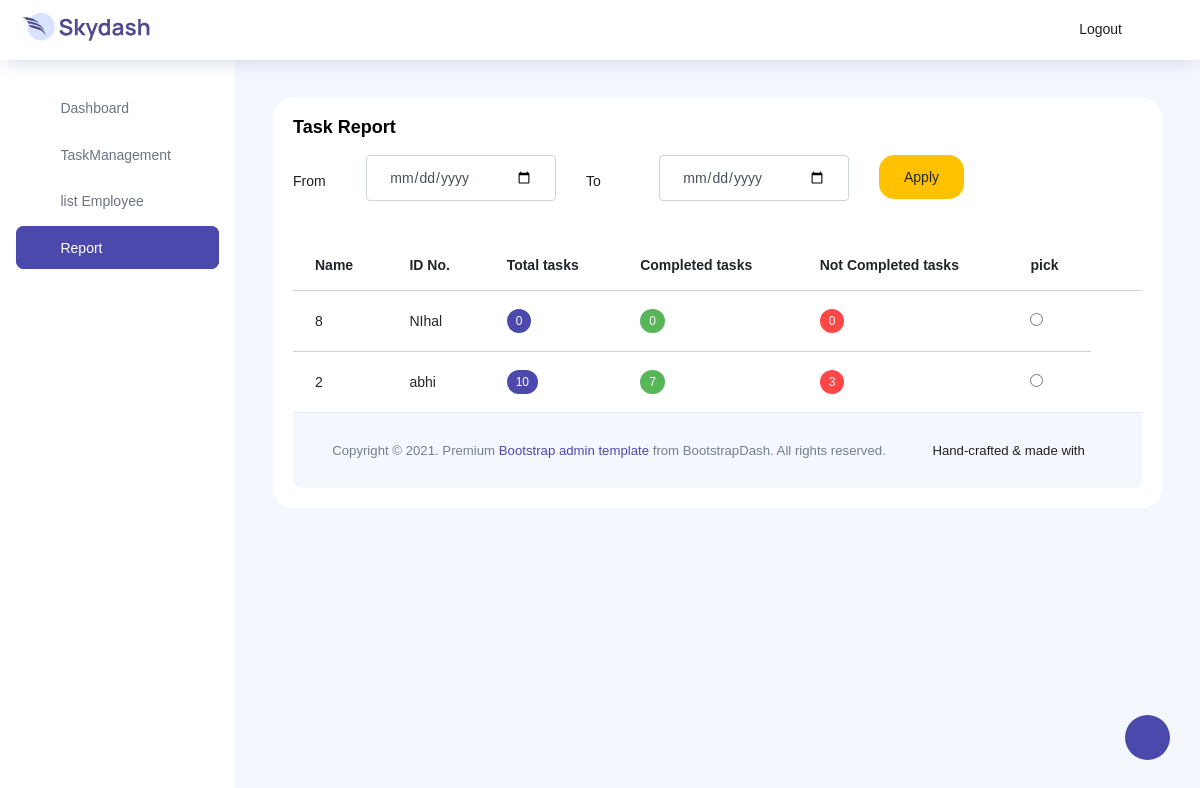
/report/ (signed in), run on an earlier commit of the app's database.
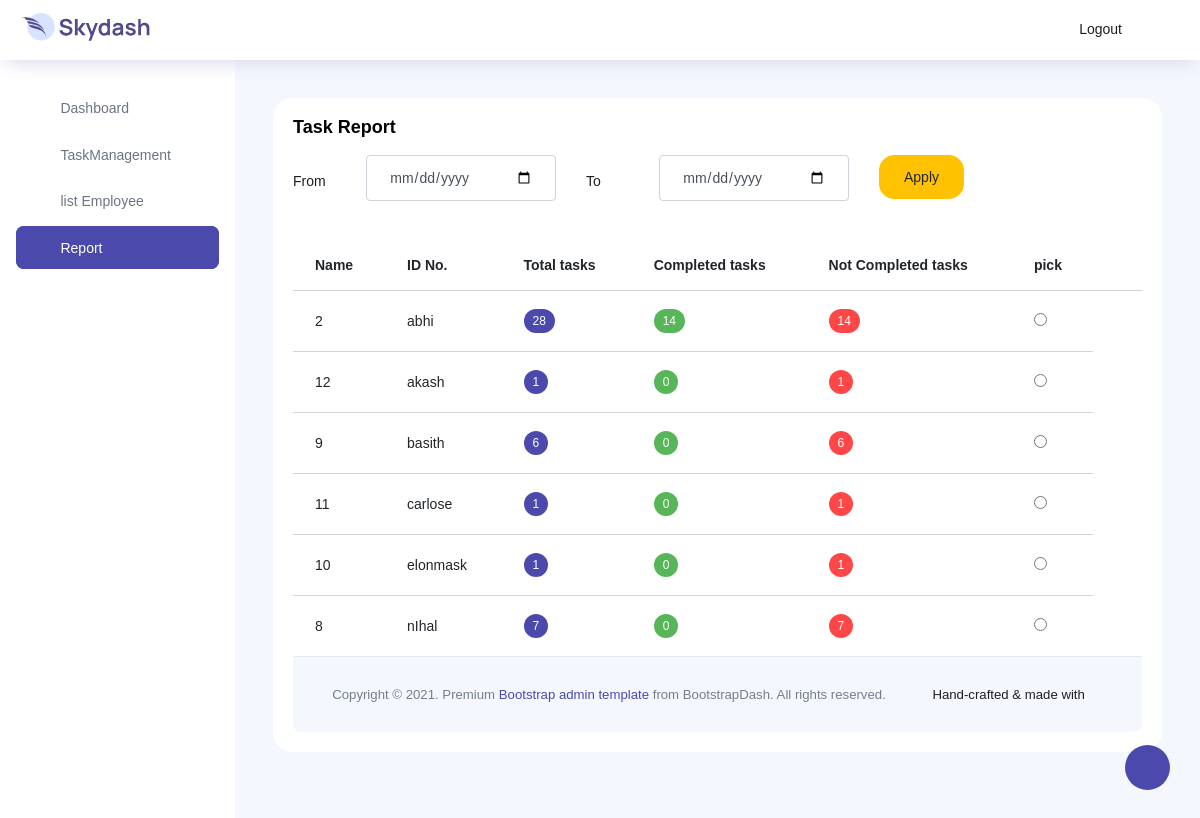
And on a later commit of the database.
### todo/models.py (models this page shows, shortened)
class Employee(models.Model):
    class Meta:
        verbose_name = 'Employee'
        verbose_name_plural = 'Employees'
    name = models.CharField(max_length=100, null=False, blank=False)
    email=models.CharField(max_length=100, null=True, blank=True)
    phone=models.CharField(max_length=100, null=True, blank=True)
    addr=models.CharField(max_length=100, null=True, blank=True)
    details=models.TextField(null=True,blank=True)
    progress=models.CharField(max_length=200, null=True,blank=True)
    task=models.CharField(max_length=200, null=True,blank=True)
    tempc=models.CharField(max_length=100, null=True,blank=True)
    tempp=models.CharField(max_length=200, null=True,blank=True)
    tempt=models.CharField(max_length=200, null=True,blank=True)
    completed=models.CharField(max_length=100, null=True,blank=True)

### todo/views.py (the view, shortened to what this page needs)
# urls.py: path('report/',report,name='rep'),
@login_required(login_url='login')
def report(request):
    emps = Employee.objects.order_by('name')
    context = {'emps': emps}
    return render(request, 'rep.html', context)

### todo/templates/rep.html (shortened to what this page needs)
{%extends 'index.html'%}
{%block mainpanel%}
<nav class="sidebar sidebar-offcanvas" id="sidebar">
  <ul class="nav">
    <li class="nav-item ">
      <a class="nav-link " href="{%url 'ind'%}">
        <i class="icon-grid menu-icon"></i>
        <span class="menu-title">Dashboard</span>
      </a>
    <li class="nav-item">
      <a class="nav-link" href="{% url 'manage' %}">
        <i class="icon-paper menu-icon"></i>
        <span class="menu-title">TaskManagement</span>
      </a>
    </li>
    <li class="nav-item ">
      <a class="nav-link" href="{% url 'list' %}">
        <i class="icon-paper  menu-icon"></i>
        <span class="menu-title">list Employee</span>
      </a>
    </li>
    <li class="nav-item active">
      <a class="nav-link" href="{% url 'rep' %}">
        <i class="icon-paper  menu-icon"></i>
        <span class="menu-title">Report</span>
      </a>
    </li>
  </ul>
</nav>
<div class="main-panel">
  <div class="content-wrapper">
    <div class="row">
      <div class="col-lg-12 grid-margin stretch-card">
        <div class="card">
          <div class="card-body">
            <h4 class="card-title">Task Report</h4>
            <form method="post">
              <div class="form-group row ">
                <label class="col-1 col-form-label">From</label>
                <div class="col-3">
                  <input type="date" class="form-control" name="from" placeholder="dd/mm/yyyy" />
                </div>
                <label class="col-1 col-form-label">To</label>
                <div class="col-3">
                  <input type="date" class="form-control" name="to" placeholder="dd/mm/yyyy" />
                </div>
                <div class="col-3">
                  <button type="submit" class="btn btn-warning">Apply</button>
                </div>
              </div>
              <div class="accordion  table-responsive" id="accordionExample">
                <table class="table">
                  <thead>
                    <tr>
                      <th>Name</th>
                      <th>ID No.</th>
                      <th>Total tasks</th>
                      <th>Completed tasks</th>
                      <th>Not Completed tasks</th>
                      <th>pick</th>
                      <th></th>
                    </tr>
                  </thead>
                  <tbody>
                    {%for emp in emps %}
                    <tr>
                      <td>{{emp.id}}</td>
                      <td>{{emp.name}}</td>
                      <td><label class="badge badge-primary">{{emp.tempt}}</label>
                      </td>
                      <td><label class="badge badge-success">{{emp.tempc}}</label>
                        </td>
                      <td><label class="badge badge-danger">{{emp.tempp}}</label>
                        </td>
                      <td><input type="radio" name="user" value="{{emp.id}}"></td>
                    </tr>
                    {%endfor%}
                  </tbody>
                </table>
            </form>
            <footer class="footer">
              <div class="d-sm-flex justify-content-center justify-content-sm-between">
                <span class="text-muted text-center text-sm-left d-block d-sm-inline-block">Copyright © 2021. Premium
                  <a href="https://www.bootstrapdash.com/" target="_blank">Bootstrap admin template</a> from
                  BootstrapDash.
                  All rights reserved.</span>
                <span class="float-none float-sm-right d-block mt-1 mt-sm-0 text-center">Hand-crafted & made with <i
                    class="ti-heart text-danger ml-1"></i></span>
              </div>
            </footer>
          </div>
          {%endblock%}

What changed in the data, as far as the page shows it:
changed Employee "abhi": tempt "10" → "28"; tempc "7" → "14"; tempp "3" → "14"; moves up the list
added Employee: id "12", name "akash", tempt "1", tempc "0", tempp "1"
added Employee: id "9", name "basith", tempt "6", tempc "0", tempp "6"
added Employee: id "11", name "carlose", tempt "1", tempc "0", tempp "1"
added Employee: id "10", name "elonmask", tempt "1", tempc "0", tempp "1"
changed Employee id 8: name "NIhal" → "nIhal"; tempt "0" → "7"; tempp "0" → "7"
